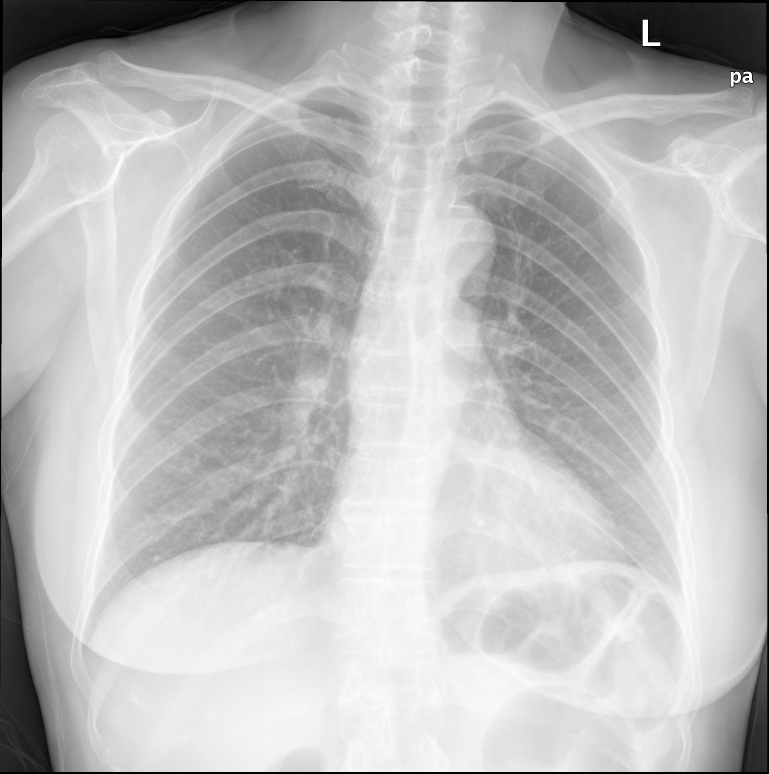
#> input picture data_png/chest_xrays_pngs/CHNCXR_0007_0.png, 2306 x 2320 px (shown at 1/3 size); its folder holds only this picture in this run
$ jupyter execute --allow-errors Chest_xrays_png_analysis.ipynb   (shell and % lines are left out)
#> lines starting #> are read from the running program, lines starting #| are printed output that depends on the picture
# Preprocessing .png data

## Contents of this notebook:
<ol>
<li>Set-up</li>
<li>Experimenting with scikit-image (skimage)</li>
<li>Experimenting with Pillow (PIL)</li>
<li>Plotting the histograms of pixel values</li>
<li>Mini assignment: feature scaling images</li>
<li>Contrast enhancement</li>
<li>A brief note on segmentation</li>
</ol>

## 1. Set-up

For more information, check out [10 Python image manipulation tools](https://opensource.com/article/19/3/python-image-manipulation-tools)

We'll be using a Kaggle dataset: [Pulmonary Chest X-Ray Abnormalities](https://www.kaggle.com/kmader/pulmonary-chest-xray-abnormalities)

[cell 1]
import pandas as pd
import numpy as np

Locate your images

## 2. Experimenting with scikit-image (skimage)

[cell 2]
from skimage import io
filename = 'data_png/chest_xrays_pngs/CHNCXR_0001_0.png'
#> (the rest of this cell did not finish here and is left out)

#> (a cell that did not finish here is left out)

[cell 4]
import matplotlib.pyplot as plt
#> (the rest of this cell did not finish here and is left out)

For loop to load & display all of your images

[cell 5]
import glob # Python module

images=[]
#> images = []
for file in glob.iglob('data_png/chest_xrays_pngs/*png'):
    img=io.imread(file)
#> img is the input picture: shape (2320, 2306, 3); min 0, max 255, mean 189
    images.append(img)

Images is now a list of 20 numpy arrays.

[cell 6]
images_array = np.array(images)

**Problem:** all of these images have different dimensions! Let's take a closer look:

[cell 7]
fig = plt.figure(figsize=(20, 15))
rows = 5
columns = 4
#> (the rest of this cell did not finish here and is left out)

- It seems as though all of the images with a default **grayscale colour map (colour map often abbreviated to _cmap_)** are 3-tensors, meaning that each pixel has a **R** (red), **G** (green) and **B** (blue) value associated with it. This means that for 1 _N x M_ image, you have 3 _N x M_ matrices and each one is often referred to as a **channel**.
- Normally, an image with 3 channels would be a colour image. A _N x M_ black & white image usually only has 1 channel. Each entry of the _N x M_ matrix corresponds to 1 grayscale value per pixel.
- Note that here, the default colour map of the 1-tensor images is actually the viridis _cmap_ (yellow to dark purple), which is unexpected. This is a great example of why you should always check the dimensions of the image array, and never trust your naked eye alone!

[cell 8]
from skimage.color import rgb2gray

images_adjusted = []
#> (the rest of this cell did not finish here and is left out)

Nice! Our images are now all 2-tensors instead of 3-tensors. Note that you can display the images with [other colour maps](https://matplotlib.org/stable/tutorials/colors/colormaps.html):

[cell 9]
fig = plt.figure(figsize=(12, 12))
rows = 1
columns = 5

fig.add_subplot(rows, columns, 1)
img=images_adjusted[0]
plt.imshow(img,cmap="gray")
plt.axis('off')
plt.title("Gray scale")

fig.add_subplot(rows, columns, 2)
img=images_adjusted[0]
plt.imshow(img,cmap="binary")
plt.axis('off')
plt.title("Binary")

fig.add_subplot(rows, columns, 3)
img=images_adjusted[0]
plt.imshow(img,cmap="summer")
plt.axis('off')
plt.title("Summer")

fig.add_subplot(rows, columns, 4)
img=images_adjusted[0]
plt.imshow(img,cmap="viridis")
plt.axis('off')
plt.title("Viridis")

fig.add_subplot(rows, columns, 5)
img=images_adjusted[0]
plt.imshow(img,cmap="cool")
plt.axis('off')
plt.title("Cool")
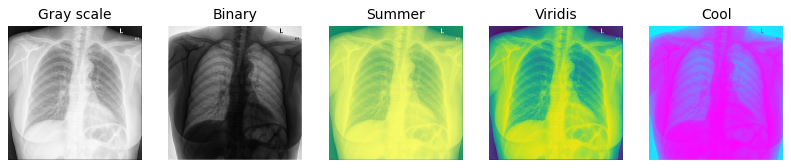
#> figure drawn by matplotlib, 5 panels

Now let's resize our images!

[cell 10]
resized_images=[]
#> (the rest of this cell did not finish here and is left out)

Mission accomplished! The shape seems right (20 images that are each 2300 x 2300). Now one last sanity check to make sure our resized images still make sense:

[cell 11]
# [10 lines of commented-out code are left out]

Whoops! That did NOT work. It is important to always have **check points** where you **manually** look at some of your data points to make that your image modifications are not doing anything unexpected.\
What if we tried **cropping** our images?

[cell 12]
# [8 lines of commented-out code are left out]

[cell 13]
# [7 lines of commented-out code are left out]

[cell 14]
# [9 lines of commented-out code are left out]

It worked! However, now you cropped out a huge portion of the lungs in some patients. Thus, the cropping solution was definitely not perfect either. What if we tried another one of the many available 2D image processing packages?

## 3. Experimenting with Pillow (PIL)

[cell 15]
!cd data_png

Save our adjusted (ie 1-tensor) images into a new directory, since PIL seems to work better when it reads in images directly:

[cell 16]
import matplotlib

#> (the rest of this cell did not finish here and is left out)

[cell 17]
from PIL import Image

Let's read in and display our adjusted .png files, as well as their dimensions:

[cell 18]
resize_images_PIL=[]

fig = plt.figure(figsize=(20, 15))
rows = 5
columns = 4

#> (the rest of this cell did not finish here and is left out)

Why 4 channels? Because we saved .png files! Let's try the same thing with .jpgs:

#> (a cell that did not finish here is left out)

And we're back to our tensor format!

## 4. Plotting the histograms of pixel values

Plotting the histograms of the pixels values of the 1-tensor images we obtained with skimage:

[cell 20]
from skimage.exposure import histogram
fig = plt.figure(figsize=(20, 15))
rows = 5
columns = 4
#> (the rest of this cell did not finish here and is left out)

Plotting the histograms of the pixels values of the 3-tensor images we obtained with PIL:

[cell 21]
from skimage.exposure import histogram
fig = plt.figure(figsize=(20, 15))
rows = 5
columns = 4
#> (the rest of this cell did not finish here and is left out)

## 5. Mini assignment: feature scaling images

There are [many](https://machinelearningmastery.com/how-to-manually-scale-image-pixel-data-for-deep-learning/) [different](https://machinelearningmastery.com/how-to-normalize-center-and-standardize-images-with-the-imagedatagenerator-in-keras/) ways to scale the pixel values in an image. You can do (a) within-channel, within-image (local) feature scaling; (b) cross-channel within-image (local) feature scaling and (c) cross-channel and cross-sample (global) feature scaling. **For the following exercise, implement a cross-channel within-image standard scaling of the 3-tensor images (recall: _resize_images_PIL_jpg_ numpy array). Then, display the new histograms and images.**

## 6. Contrast enhancement

[cell 22]
img = plt.imread('adjusted_images/img_0.jpg')
plt.imshow(img)

[cell 23]
markers = np.zeros_like(img) # tensor of 0s that has the same shape as img

markers[img < 10] = 100
# for pixel value in the img that has a value below 10, set the corresponding value in the tensor of 0s to 100

markers[img > 120] = 200
# for pixel value in the img that has a value above 120, set the corresponding value in the tensor of 0s to 200
plt.imshow(markers)
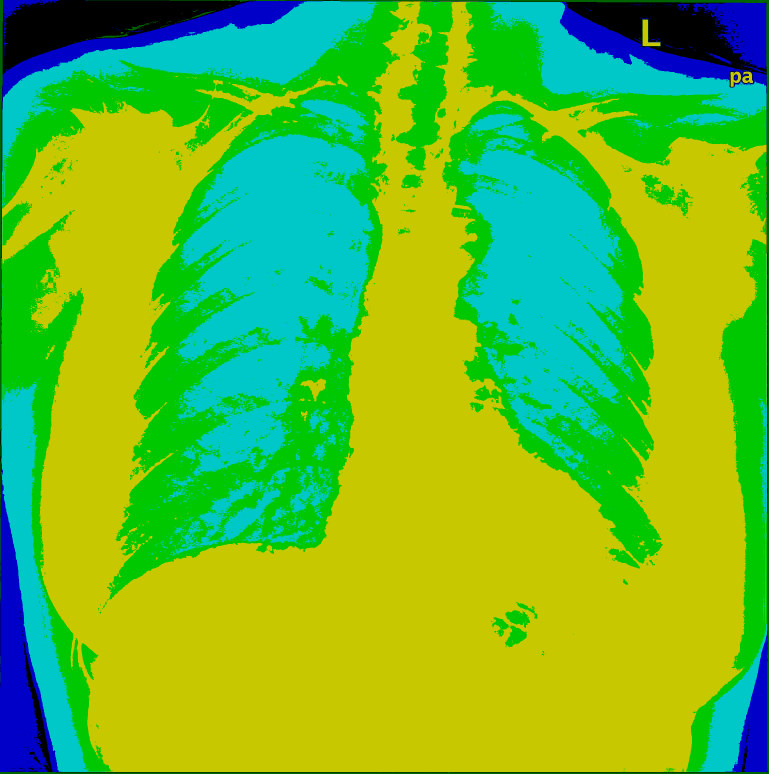
#> shown: shape (2320, 2306, 3) (shown at 1/3 size); mean R, G, B 102, 186.9, 46.3
